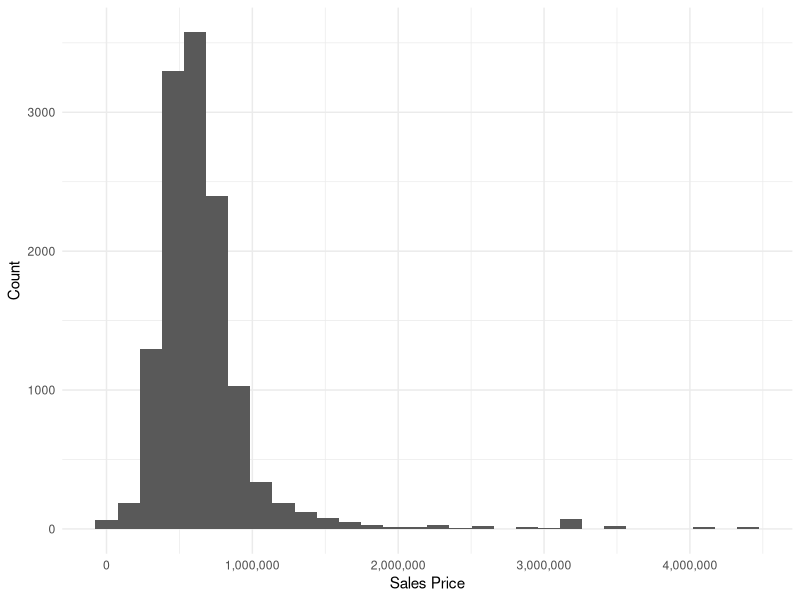
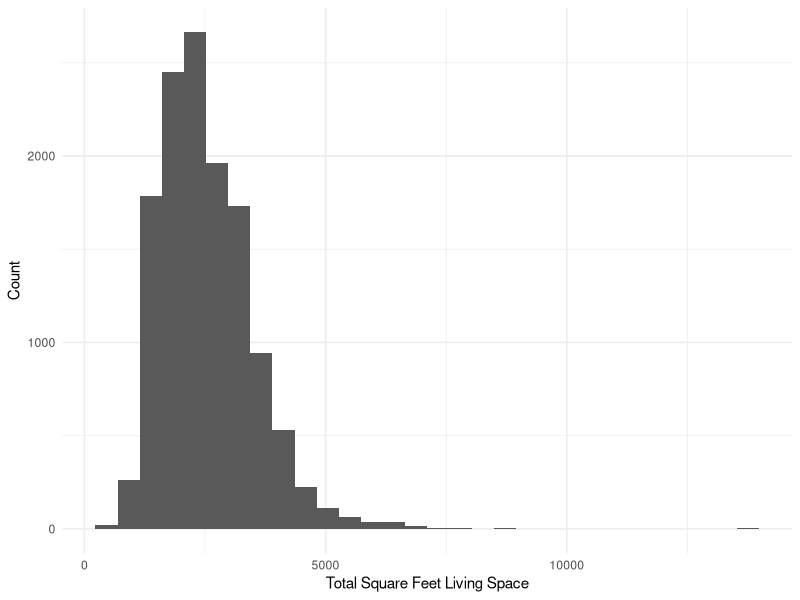

R code for these plots, in order:
# Assignment: EXERCISE 4.2 #2
# Name: Cable, Kimberly
# Data: 2022-4-09

# Load readxl package
library(readxl)
library(ggplot2)
library(plyr)
theme_set(theme_minimal())

## Set the working directory to the root of your DSC 520 directory
setwd("/Kim/Data Science/Bellevue Univ/DSC 520/Week 4/Exercise_4_2/")

## Check your current working directory
getwd()

## Load the housing file
housing_df = read_excel("data/week-6-housing.xlsx")

# a - Use apply on a variable
salesPrice_mean <- sapply(housing_df['Sale_Price'], mean)
salesPrice_mean

# b - use aggregate on a variable
zoningPrice_agg <- aggregate(Sale_Price ~ current_zoning, housing_df, mean)
zoningPrice_agg

# c - use plyr (split some data, perform a modification, bring back together)
salesPrice_byMonth_mean <- ddply(housing_df, .(format(Sale_Date, "%m-%Y")), 
                                 summarize, monthly_mean = mean(Sale_Price))
salesPrice_byMonth_mean

# d - check distributions of the data
salesPrice_hist <- ggplot(housing_df) + geom_histogram(aes(Sale_Price)) +
    scale_x_continuous(labels = scales::comma) +
    labs(x = "Sales Price", y = "Count")
salesPrice_hist

sqFeet_hist <- ggplot(housing_df) + geom_histogram(aes(square_feet_total_living)) +
    labs(x = "Total Square Feet Living Space", y = "Count")
sqFeet_hist


# e - identify any outliers
#      Sales Price: there are a few prices above $2,000,000 that outside the norm
#      Total Sq Feet Living Space: there are a couple above 5,500 sq ft

# f - create at least 2 new variables
housing_df['cost_per_sq_foot'] <- ifelse(housing_df$square_feet_total_living >= 0, 
    housing_df$Sale_Price / housing_df$square_feet_total_living, 0)
housing_df['cost_per_sq_foot']

num_baths <- function(bath_full, bath_half, bath_3qtr)
{
    ifelse (bath_full > 0, total <- bath_full * 1, NA)
    
    ifelse (bath_half > 0, total <- total + (bath_half * 0.5), NA)
    
    ifelse (bath_3qtr > 0, total <- total + (bath_3qtr * 0.75), NA)
    
    return (total)
}

housing_df['total_bath_count'] <- num_baths(
    bath_full = housing_df$bath_full_count, 
    bath_half = housing_df$bath_half_count, 
    bath_3qtr = housing_df$bath_3qtr_count)
housing_df['total_bath_count']
